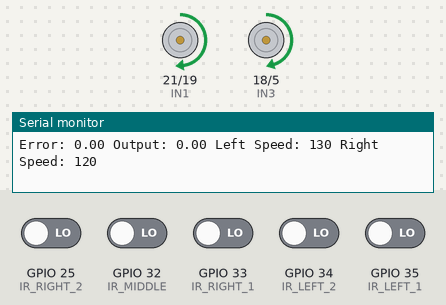
This sketch was run on a simulated ESP32. Parts: motor-driver pin pairs drawn as motors (green arrow = first pin HIGH = forward, orange = second pin HIGH = backward, longer = more drive, scaled by the enable pin), the last lines printed to the serial monitor. Inputs (shaded band) come from the test bench; at power-on: GPIO 25 (IR_RIGHT_2), GPIO 32 (IR_MIDDLE), GPIO 33 (IR_RIGHT_1), GPIO 34 (IR_LEFT_2), GPIO 35 (IR_LEFT_1) LOW.

Above: at 1.2 s.
1.3 s: GPIO 25 (IR_RIGHT_2) driven HIGH
3.3 s: GPIO 33 (IR_RIGHT_1) driven HIGH
At 4.2 s:
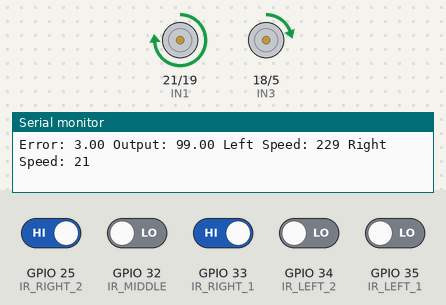
4.8 s: GPIO 34 (IR_LEFT_2) driven HIGH
At 5.1 s:
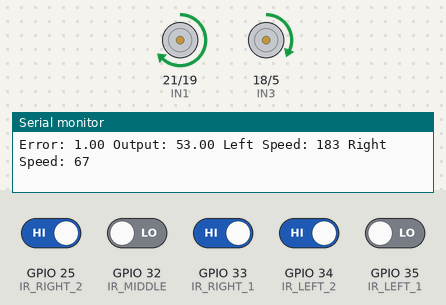
6.3 s: GPIO 25 (IR_RIGHT_2) driven LOW
9.3 s: GPIO 35 (IR_LEFT_1) driven HIGH
At 9.7 s:
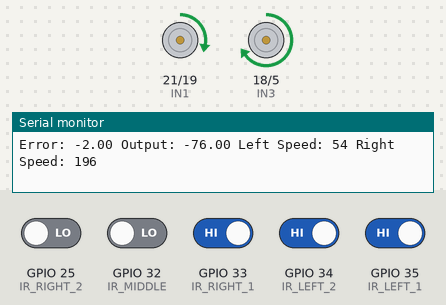
10.8 s: GPIO 25 (IR_RIGHT_2) driven HIGH and GPIO 32 (IR_MIDDLE) driven HIGH
At 11.9 s:
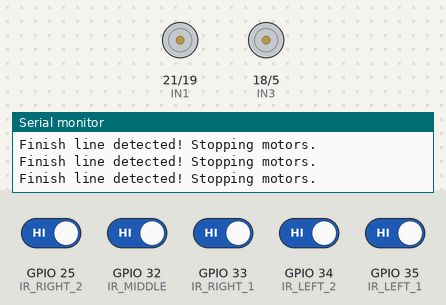
Timing chart, 0 to 13.3 s (numbered marks = the images above; inputs shaded):
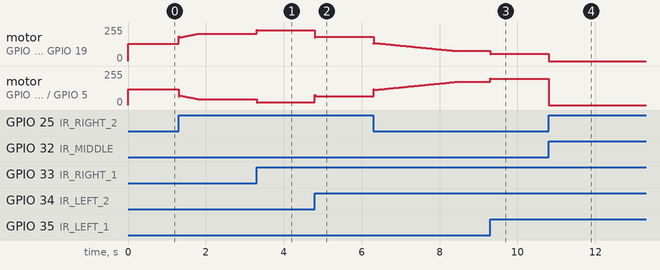

Measured:
- after the input at 3.3 s, motor on GPIO 21 (IN1) / GPIO 19 (IN2): forward 206/255 → forward 229/255 at once; motor on GPIO 18 (IN3) / GPIO 5 (IN4): forward 44/255 → forward 21/255 at once
- after the input at 4.8 s, motor on GPIO 21 (IN1) / GPIO 19 (IN2): forward 229/255 → forward 183/255 at once; motor on GPIO 18 (IN3) / GPIO 5 (IN4): forward 21/255 → forward 67/255 at once
- after the input at 9.3 s, motor on GPIO 21 (IN1) / GPIO 19 (IN2): forward 77/255 → forward 54/255 at once; motor on GPIO 18 (IN3) / GPIO 5 (IN4): forward 173/255 → forward 196/255 at once
- after the input at 10.8 s, motor on GPIO 21 (IN1) / GPIO 19 (IN2): forward 54/255 → stopped at once; motor on GPIO 18 (IN3) / GPIO 5 (IN4): forward 196/255 → stopped at once

The sketch:

linetrace_PID.ino
```cpp
// Define IR sensor pins
#define IR_LEFT_2 34
#define IR_LEFT_1 35
#define IR_MIDDLE 32
#define IR_RIGHT_1 33
#define IR_RIGHT_2 25

// Define motor control pins
#define IN1 21
#define IN2 19
#define IN3 18
#define IN4 5
#define ENA 23
#define ENB 22

// PID constants
float Kp = 23.0;
float Ki = 0.3;
float Kd = 5.0;

// PID variables
float error = 0, lastError = 0, integral = 0, derivative = 0;
float output = 0;

// Motor speeds
int baseSpeedl = 130;
int baseSpeedr = 120 ;
  // Base speed for the motors
int leftMotorSpeed = 0;
int rightMotorSpeed = 0;

// Integral windup protection
const float integralMax = 100;  // Maximum allowed integral value
// Finish line detection
bool finishDetected = false;  // Flag to indicate if the finish line is detected


void setup() {
  // Set IR sensor pins as input
  pinMode(IR_LEFT_2, INPUT);
  pinMode(IR_LEFT_1, INPUT);
  pinMode(IR_MIDDLE, INPUT);
  pinMode(IR_RIGHT_1, INPUT);
  pinMode(IR_RIGHT_2, INPUT);

  // Set motor control pins as output
  pinMode(IN1, OUTPUT);
  pinMode(IN2, OUTPUT);
  pinMode(IN3, OUTPUT);
  pinMode(IN4, OUTPUT);
  pinMode(ENA, OUTPUT);
  pinMode(ENB, OUTPUT);

  // Initialize serial communication
  Serial.begin(115200);
}

void loop() {
  // Read IR sensor values
  int irLeft2 = digitalRead(IR_LEFT_2);
  int irLeft1 = digitalRead(IR_LEFT_1);
  int irMiddle = digitalRead(IR_MIDDLE);
  int irRight1 = digitalRead(IR_RIGHT_1);
  int irRight2 = digitalRead(IR_RIGHT_2);

    // Check if all sensors detect the finish line
  if (irLeft2 == HIGH && irLeft1 == HIGH && irMiddle == HIGH && irRight1 == HIGH && irRight2 == HIGH) {
    finishDetected = true;  // Set the finish flag
  }
  // If finish line is detected, stop the motors
  if (finishDetected) {
    stopMotors();
       Serial.println("Finish line detected! Stopping motors.");
    return;  // Exit the loop to prevent further movement
  }


  // Calculate error based on sensor readings
  error = (irLeft2 * -2) + (irLeft1 * -1) + (irMiddle * 0) + (irRight1 * 1) + (irRight2 * 2);

  // Calculate PID terms
  integral += error;

  // Integral windup protection
  if (integral > integralMax) integral = integralMax;
  if (integral < -integralMax) integral = -integralMax;

  derivative = error - lastError;
  output = (Kp * error) + (Ki * integral) + (Kd * derivative);
  lastError = error;

  // Adjust motor speeds based on PID output
  leftMotorSpeed = baseSpeedl + output;
  rightMotorSpeed = baseSpeedr - output;

  // Constrain motor speeds to valid PWM range
  leftMotorSpeed = constrain(leftMotorSpeed, 0, 255);
  rightMotorSpeed = constrain(rightMotorSpeed, 0, 255);

  // Set motor directions and speeds
  analogWrite(ENA, leftMotorSpeed);
  analogWrite(ENB, rightMotorSpeed);
  digitalWrite(IN1, HIGH);
  digitalWrite(IN2, LOW);
  digitalWrite(IN3, HIGH);
  digitalWrite(IN4, LOW);

  // Debugging output
  Serial.print("Error: ");
  Serial.print(error);
  Serial.print(" Output: ");
  Serial.print(output);
  Serial.print(" Left Speed: ");
  Serial.print(leftMotorSpeed);
  Serial.print(" Right Speed: ");
  Serial.println(rightMotorSpeed);

  // Small delay to stabilize the loop
  delay(10);
}

// Function to stop the motors
void stopMotors() {
  analogWrite(ENA, 0);  // Set left motor speed to 0
  analogWrite(ENB, 0);  // Set right motor speed to 0
  digitalWrite(IN1, LOW);
  digitalWrite(IN2, LOW);
  digitalWrite(IN3, LOW);
  digitalWrite(IN4,LOW);
}
```
